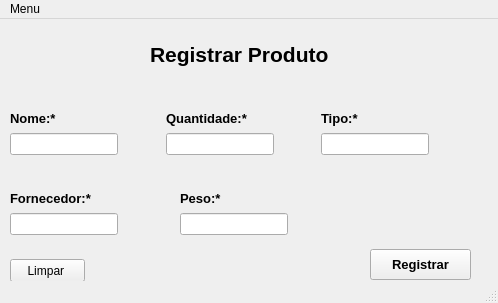
<?xml version="1.0" encoding="UTF-8"?>
<ui version="4.0">
 <class>MainWindow</class>
 <widget class="QMainWindow" name="MainWindow">
  <property name="geometry">
   <rect>
    <x>0</x>
    <y>0</y>
    <width>498</width>
    <height>303</height>
   </rect>
  </property>
  <property name="windowTitle">
   <string>MainWindow</string>
  </property>
  <widget class="QWidget" name="centralwidget">
   <widget class="QPushButton" name="confirmRegisterButton">
    <property name="geometry">
     <rect>
      <x>370</x>
      <y>230</y>
      <width>101</width>
      <height>31</height>
     </rect>
    </property>
    <property name="font">
     <font>
      <pointsize>10</pointsize>
      <weight>75</weight>
      <bold>true</bold>
     </font>
    </property>
    <property name="toolTip">
     <string>&lt;html&gt;&lt;head/&gt;&lt;body&gt;&lt;p&gt;Clique para registrar&lt;/p&gt;&lt;/body&gt;&lt;/html&gt;</string>
    </property>
    <property name="text">
     <string>Registrar</string>
    </property>
   </widget>
   <widget class="QLabel" name="labelTitle">
    <property name="geometry">
     <rect>
      <x>150</x>
      <y>20</y>
      <width>211</width>
      <height>31</height>
     </rect>
    </property>
    <property name="font">
     <font>
      <family>Nirmala UI</family>
      <pointsize>16</pointsize>
      <weight>75</weight>
      <bold>true</bold>
     </font>
    </property>
    <property name="text">
     <string>Registrar Produto</string>
    </property>
   </widget>
   <widget class="QPushButton" name="pushButton">
    <property name="geometry">
     <rect>
      <x>10</x>
      <y>240</y>
      <width>75</width>
      <height>23</height>
     </rect>
    </property>
    <property name="text">
     <string>Limpar </string>
    </property>
   </widget>
   <widget class="QWidget" name="">
    <property name="geometry">
     <rect>
      <x>10</x>
      <y>90</y>
      <width>419</width>
      <height>46</height>
     </rect>
    </property>
    <layout class="QHBoxLayout" name="horizontalLayout">
     <item>
      <layout class="QVBoxLayout" name="verticalLayout_3">
       <item>
        <widget class="QLabel" name="titleName">
         <property name="font">
          <font>
           <pointsize>10</pointsize>
           <weight>75</weight>
           <bold>true</bold>
          </font>
         </property>
         <property name="text">
          <string>Nome:*</string>
         </property>
        </widget>
       </item>
       <item>
        <widget class="QLineEdit" name="lineEditName">
         <property name="toolTip">
          <string>&lt;html&gt;&lt;head/&gt;&lt;body&gt;&lt;p&gt;Coloque o tipo do produto.&lt;/p&gt;&lt;/body&gt;&lt;/html&gt;</string>
         </property>
        </widget>
       </item>
      </layout>
     </item>
     <item>
      <spacer name="horizontalSpacer_2">
       <property name="orientation">
        <enum>Qt::Horizontal</enum>
       </property>
       <property name="sizeHint" stdset="0">
        <size>
         <width>40</width>
         <height>20</height>
        </size>
       </property>
      </spacer>
     </item>
     <item>
      <layout class="QVBoxLayout" name="verticalLayout_2">
       <item>
        <widget class="QLabel" name="titleQuant">
         <property name="font">
          <font>
           <pointsize>10</pointsize>
           <weight>75</weight>
           <bold>true</bold>
          </font>
         </property>
         <property name="text">
          <string>Quantidade:*</string>
         </property>
        </widget>
       </item>
       <item>
        <widget class="QLineEdit" name="lineEditQuant">
         <property name="toolTip">
          <string>&lt;html&gt;&lt;head/&gt;&lt;body&gt;&lt;p&gt;Registre a quantidade do produto:&lt;/p&gt;&lt;/body&gt;&lt;/html&gt;</string>
         </property>
         <property name="text">
          <string/>
         </property>
        </widget>
       </item>
      </layout>
     </item>
     <item>
      <spacer name="horizontalSpacer_3">
       <property name="orientation">
        <enum>Qt::Horizontal</enum>
       </property>
       <property name="sizeHint" stdset="0">
        <size>
         <width>40</width>
         <height>20</height>
        </size>
       </property>
      </spacer>
     </item>
     <item>
      <layout class="QVBoxLayout" name="verticalLayout">
       <item>
        <widget class="QLabel" name="lineType">
         <property name="font">
          <font>
           <pointsize>10</pointsize>
           <weight>75</weight>
           <bold>true</bold>
          </font>
         </property>
         <property name="text">
          <string>Tipo:*</string>
         </property>
        </widget>
       </item>
       <item>
        <widget class="QLineEdit" name="lineEditType">
         <property name="toolTip">
          <string>&lt;html&gt;&lt;head/&gt;&lt;body&gt;&lt;p&gt;Coloque o nome do produto.&lt;/p&gt;&lt;/body&gt;&lt;/html&gt;</string>
         </property>
        </widget>
       </item>
      </layout>
     </item>
    </layout>
   </widget>
   <widget class="QWidget" name="">
    <property name="geometry">
     <rect>
      <x>10</x>
      <y>170</y>
      <width>278</width>
      <height>46</height>
     </rect>
    </property>
    <layout class="QHBoxLayout" name="horizontalLayout_2">
     <item>
      <layout class="QVBoxLayout" name="verticalLayout_4">
       <item>
        <widget class="QLabel" name="titleForne">
         <property name="font">
          <font>
           <pointsize>10</pointsize>
           <weight>75</weight>
           <bold>true</bold>
          </font>
         </property>
         <property name="text">
          <string>Fornecedor:*</string>
         </property>
        </widget>
       </item>
       <item>
        <widget class="QLineEdit" name="lineEditForne">
         <property name="toolTip">
          <string>&lt;html&gt;&lt;head/&gt;&lt;body&gt;&lt;p&gt;Digite o Fornecedor do produto.&lt;/p&gt;&lt;/body&gt;&lt;/html&gt;</string>
         </property>
        </widget>
       </item>
      </layout>
     </item>
     <item>
      <spacer name="horizontalSpacer">
       <property name="orientation">
        <enum>Qt::Horizontal</enum>
       </property>
       <property name="sizeHint" stdset="0">
        <size>
         <width>40</width>
         <height>20</height>
        </size>
       </property>
      </spacer>
     </item>
     <item>
      <layout class="QVBoxLayout" name="verticalLayout_5">
       <item>
        <widget class="QLabel" name="titlePeso">
         <property name="font">
          <font>
           <pointsize>10</pointsize>
           <weight>75</weight>
           <bold>true</bold>
          </font>
         </property>
         <property name="text">
          <string>Peso:*</string>
         </property>
        </widget>
       </item>
       <item>
        <widget class="QLineEdit" name="lineEditPeso">
         <property name="toolTip">
          <string>&lt;html&gt;&lt;head/&gt;&lt;body&gt;&lt;p&gt;Digite o peso do produto em G ou ML.&lt;/p&gt;&lt;/body&gt;&lt;/html&gt;</string>
         </property>
        </widget>
       </item>
      </layout>
     </item>
    </layout>
   </widget>
  </widget>
  <widget class="QMenuBar" name="menubar">
   <property name="geometry">
    <rect>
     <x>0</x>
     <y>0</y>
     <width>498</width>
     <height>21</height>
    </rect>
   </property>
   <widget class="QMenu" name="menuRegistrar">
    <property name="title">
     <string>Menu</string>
    </property>
    <addaction name="actionRegistrar"/>
    <addaction name="actionListar"/>
   </widget>
   <addaction name="menuRegistrar"/>
  </widget>
  <widget class="QStatusBar" name="statusbar"/>
  <action name="actionRegistrar">
   <property name="text">
    <string>Registrar</string>
   </property>
  </action>
  <action name="actionListar">
   <property name="text">
    <string>Listar</string>
   </property>
  </action>
 </widget>
 <resources/>
 <connections/>
</ui>
